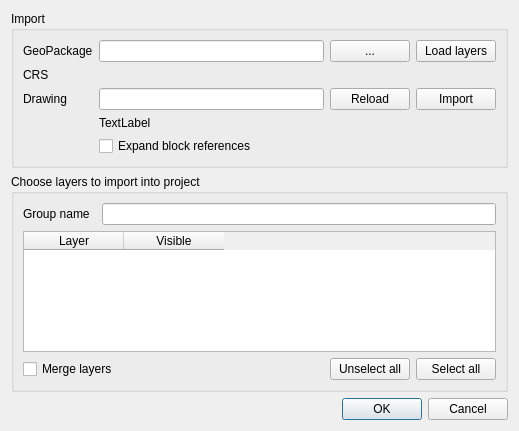
<?xml version="1.0" encoding="UTF-8"?>
<ui version="4.0">
 <class>QgsDwgImportBase</class>
 <widget class="QDialog" name="QgsDwgImportBase">
  <property name="geometry">
   <rect>
    <x>0</x>
    <y>0</y>
    <width>519</width>
    <height>431</height>
   </rect>
  </property>
  <property name="windowTitle">
   <string>DWG/DXF Import</string>
  </property>
  <layout class="QGridLayout" name="gridLayout">
   <item row="7" column="0" colspan="2">
    <widget class="QDialogButtonBox" name="buttonBox">
     <property name="orientation">
      <enum>Qt::Horizontal</enum>
     </property>
     <property name="standardButtons">
      <set>QDialogButtonBox::Cancel|QDialogButtonBox::Ok</set>
     </property>
    </widget>
   </item>
   <item row="2" column="0" colspan="2">
    <widget class="QGroupBox" name="mGroupBox">
     <property name="title">
      <string>Choose layers to import into project</string>
     </property>
     <property name="checkable">
      <bool>false</bool>
     </property>
     <layout class="QGridLayout" name="gridLayout_2">
      <item row="1" column="0" colspan="3">
       <widget class="QTableWidget" name="mLayers">
        <property name="alternatingRowColors">
         <bool>true</bool>
        </property>
        <property name="sortingEnabled">
         <bool>true</bool>
        </property>
        <column>
         <property name="text">
          <string>Layer</string>
         </property>
        </column>
        <column>
         <property name="text">
          <string>Visible</string>
         </property>
        </column>
       </widget>
      </item>
      <item row="0" column="2">
       <widget class="QLineEdit" name="leLayerGroup"/>
      </item>
      <item row="0" column="0">
       <widget class="QLabel" name="label_3">
        <property name="text">
         <string>Group name</string>
        </property>
        <property name="buddy">
         <cstring>leLayerGroup</cstring>
        </property>
       </widget>
      </item>
      <item row="2" column="0" colspan="3">
       <layout class="QHBoxLayout" name="horizontalLayout_3">
        <item>
         <widget class="QCheckBox" name="cbMergeLayers">
          <property name="text">
           <string>Merge layers</string>
          </property>
         </widget>
        </item>
        <item>
         <spacer name="horizontalSpacer">
          <property name="orientation">
           <enum>Qt::Horizontal</enum>
          </property>
          <property name="sizeHint" stdset="0">
           <size>
            <width>40</width>
            <height>20</height>
           </size>
          </property>
         </spacer>
        </item>
        <item>
         <widget class="QPushButton" name="pbDeselectAll">
          <property name="text">
           <string>Unselect all</string>
          </property>
         </widget>
        </item>
        <item>
         <widget class="QPushButton" name="pbSelectAll">
          <property name="text">
           <string>Select all</string>
          </property>
         </widget>
        </item>
       </layout>
      </item>
     </layout>
    </widget>
   </item>
   <item row="0" column="0" colspan="2">
    <widget class="QGroupBox" name="groupBox">
     <property name="title">
      <string>Import</string>
     </property>
     <layout class="QGridLayout" name="gridLayout_4">
      <item row="3" column="0">
       <widget class="QLabel" name="label_2">
        <property name="text">
         <string>Drawing</string>
        </property>
        <property name="buddy">
         <cstring>leDrawing</cstring>
        </property>
       </widget>
      </item>
      <item row="3" column="1">
       <layout class="QHBoxLayout" name="horizontalLayout_2">
        <item>
         <widget class="QLineEdit" name="leDrawing">
          <property name="readOnly">
           <bool>true</bool>
          </property>
         </widget>
        </item>
        <item>
         <widget class="QPushButton" name="pbImportDrawing">
          <property name="text">
           <string>Reload</string>
          </property>
         </widget>
        </item>
        <item>
         <widget class="QPushButton" name="pbBrowseDrawing">
          <property name="text">
           <string>Import</string>
          </property>
         </widget>
        </item>
       </layout>
      </item>
      <item row="0" column="0">
       <widget class="QLabel" name="label">
        <property name="text">
         <string>GeoPackage</string>
        </property>
        <property name="buddy">
         <cstring>leDatabase</cstring>
        </property>
       </widget>
      </item>
      <item row="0" column="1">
       <layout class="QHBoxLayout" name="horizontalLayout">
        <item>
         <widget class="QLineEdit" name="leDatabase">
          <property name="readOnly">
           <bool>true</bool>
          </property>
         </widget>
        </item>
        <item>
         <widget class="QPushButton" name="pbBrowseDatabase">
          <property name="text">
           <string>...</string>
          </property>
         </widget>
        </item>
        <item>
         <widget class="QPushButton" name="pbLoadDatabase">
          <property name="text">
           <string>Load layers</string>
          </property>
         </widget>
        </item>
       </layout>
      </item>
      <item row="5" column="1">
       <widget class="QLabel" name="lblMessage">
        <property name="text">
         <string notr="true">TextLabel</string>
        </property>
       </widget>
      </item>
      <item row="6" column="1">
       <widget class="QCheckBox" name="cbExpandInserts">
        <property name="text">
         <string>Expand block references</string>
        </property>
       </widget>
      </item>
      <item row="1" column="0">
       <widget class="QLabel" name="label_4">
        <property name="text">
         <string>CRS</string>
        </property>
        <property name="buddy">
         <cstring>mCrsSelector</cstring>
        </property>
       </widget>
      </item>
      <item row="1" column="1">
       <widget class="QgsProjectionSelectionWidget" name="mCrsSelector">
        <property name="focusPolicy">
         <enum>Qt::StrongFocus</enum>
        </property>
       </widget>
      </item>
     </layout>
    </widget>
   </item>
  </layout>
 </widget>
 <customwidgets>
  <customwidget>
   <class>QgsProjectionSelectionWidget</class>
   <extends>QWidget</extends>
   <header>qgsprojectionselectionwidget.h</header>
   <container>1</container>
  </customwidget>
 </customwidgets>
 <tabstops>
  <tabstop>leDatabase</tabstop>
  <tabstop>pbBrowseDatabase</tabstop>
  <tabstop>pbLoadDatabase</tabstop>
  <tabstop>mCrsSelector</tabstop>
  <tabstop>leDrawing</tabstop>
  <tabstop>pbImportDrawing</tabstop>
  <tabstop>pbBrowseDrawing</tabstop>
  <tabstop>cbExpandInserts</tabstop>
  <tabstop>leLayerGroup</tabstop>
  <tabstop>mLayers</tabstop>
  <tabstop>cbMergeLayers</tabstop>
  <tabstop>pbDeselectAll</tabstop>
  <tabstop>pbSelectAll</tabstop>
  <tabstop>buttonBox</tabstop>
 </tabstops>
 <resources/>
 <connections>
  <connection>
   <sender>buttonBox</sender>
   <signal>accepted()</signal>
   <receiver>QgsDwgImportBase</receiver>
   <slot>accept()</slot>
   <hints>
    <hint type="sourcelabel">
     <x>248</x>
     <y>254</y>
    </hint>
    <hint type="destinationlabel">
     <x>157</x>
     <y>274</y>
    </hint>
   </hints>
  </connection>
  <connection>
   <sender>buttonBox</sender>
   <signal>rejected()</signal>
   <receiver>QgsDwgImportBase</receiver>
   <slot>reject()</slot>
   <hints>
    <hint type="sourcelabel">
     <x>316</x>
     <y>260</y>
    </hint>
    <hint type="destinationlabel">
     <x>286</x>
     <y>274</y>
    </hint>
   </hints>
  </connection>
 </connections>
</ui>
